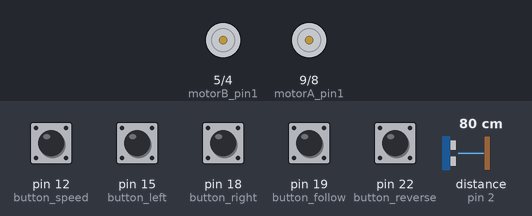
A sketch run on a simulated Arduino Mega 2560, built with avr-gcc and run on an emulated ATmega2560. On the bench: motor-driver pin pairs drawn as motors (green arrow = first pin HIGH = forward, orange = second pin HIGH = backward, longer = more drive, scaled by the enable pin). The test bench sets the inputs (shaded band); at power-on: pin 12 (button_speed), pin 15 (button_left), pin 18 (button_right), pin 19 (button_follow), pin 22 (button_reverse) LOW, distance to the obstacle (sensor on pin 2) 80 cm. The echo pulse lasts 58.3 µs per cm.

Above: at 1.2 s.
1.3 s: pin 15 (button_left) pulled HIGH for 0.15 s
At 1.38 s:
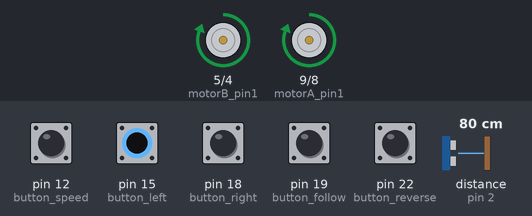
2.9 s: pin 18 (button_right) pulled HIGH for 0.15 s
At 2.98 s:
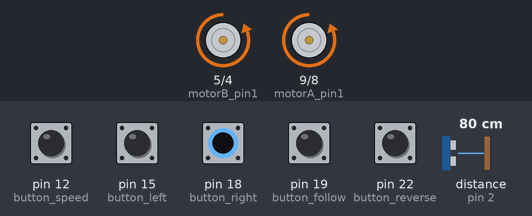
4.5 s: pin 15 (button_left) driven HIGH and pin 18 (button_right) driven HIGH
At 5.7 s:
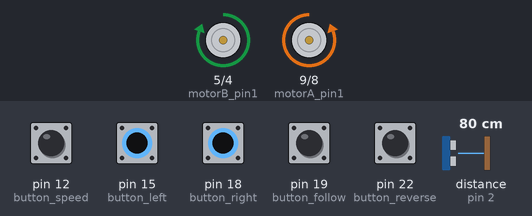
6.0 s: pin 22 (button_reverse) pulled HIGH for 0.15 s
At 6.08 s:
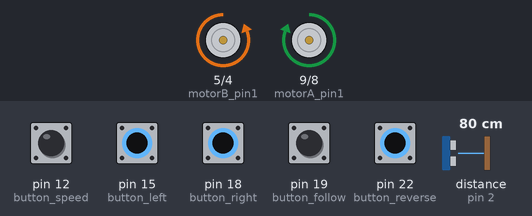
7.6 s: pin 15 (button_left) driven LOW
At 8.1 s:
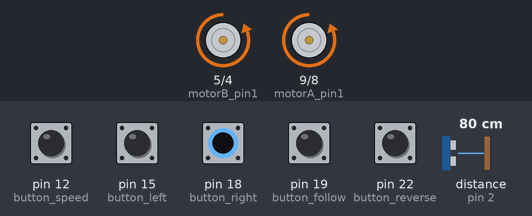
9.1 s: pin 15 (button_left) driven HIGH
At 10.4 s:
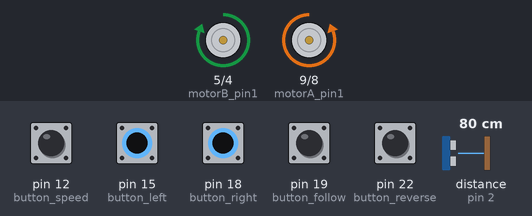
Timing chart, 0 to 11.6 s (numbered marks = the images above; inputs shaded):
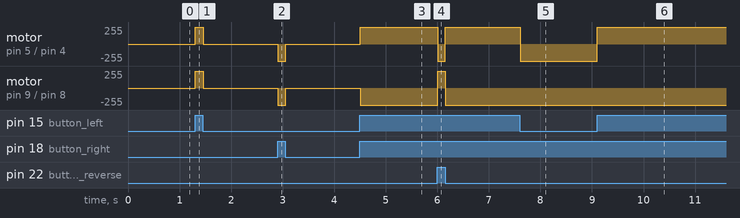

Measured:
- after the input at 1.3 s, motor on pin 5 (motorB_pin1) / pin 4 (motorB_pin2), motor on pin 9 (motorA_pin1) / pin 8 (motorA_pin2): stopped → forward 255/255 at once, → stopped 0.15 s later
- after the input at 2.9 s, motor on pin 5 (motorB_pin1) / pin 4 (motorB_pin2), motor on pin 9 (motorA_pin1) / pin 8 (motorA_pin2): stopped → backward 255/255 at once, → stopped 0.15 s later
- after the input at 4.5 s, motor on pin 5 (motorB_pin1) / pin 4 (motorB_pin2): stopped → forward 255/255 at once; motor on pin 9 (motorA_pin1) / pin 8 (motorA_pin2): stopped → backward 255/255 at once
- after the input at 6.0 s, motor on pin 5 (motorB_pin1) / pin 4 (motorB_pin2): forward 255/255 → backward 255/255 at once, → forward 255/255 0.15 s later; motor on pin 9 (motorA_pin1) / pin 8 (motorA_pin2): backward 255/255 → forward 255/255 at once, → backward 255/255 0.15 s later
- after the input at 7.6 s, motor on pin 5 (motorB_pin1) / pin 4 (motorB_pin2): forward 255/255 → backward 255/255 at once
- after the input at 9.1 s, motor on pin 5 (motorB_pin1) / pin 4 (motorB_pin2): backward 255/255 → forward 255/255 at once

The sketch:

final.ino
```cpp
#include <Ultrasonic.h>

#define motorA_pin1 9  // 1st pin //motor A
#define motorA_pin2 8
#define motorB_pin1 5  // 1st pin //motor B
#define motorB_pin2 4
#define enablePinA 17   // Enable pin for motor A
#define enablePinB 16   // Enable pin for motor B

#define button_left 15
#define button_right 18
#define button_reverse 22
#define button_speed 12
#define button_follow 19

#define max_speed 255
#define min_speed 170

#define TRIGGER_PIN 3
#define ECHO_PIN 2

const int irSensorPinr = 20;
const int irSensorPinl = 21;

int current_speed = min_speed; // Initial speed set to minimum

Ultrasonic ultrasonic(TRIGGER_PIN, ECHO_PIN);

void setup() {
  pinMode(motorA_pin1, OUTPUT);
  pinMode(motorA_pin2, OUTPUT);
  pinMode(motorB_pin1, OUTPUT);
  pinMode(motorB_pin2, OUTPUT);
  pinMode(enablePinA, OUTPUT);
  pinMode(enablePinB, OUTPUT);

  pinMode(button_right, INPUT);
  pinMode(button_left, INPUT);
  pinMode(button_reverse, INPUT);
  pinMode(button_speed, INPUT);
  pinMode(button_follow, INPUT);

  digitalWrite(enablePinA, HIGH);
  digitalWrite(enablePinB, HIGH);

  pinMode(irSensorPinr, INPUT);
  pinMode(irSensorPinl, INPUT);
}

void stopMotors() {
  digitalWrite(motorA_pin1, LOW);
  digitalWrite(motorA_pin2, LOW);
  digitalWrite(motorB_pin1, LOW);
  digitalWrite(motorB_pin2, LOW);
}

void moveMotors(int speedA, int speedB, bool dirA, bool dirB) {
  analogWrite(enablePinA, speedA);
  digitalWrite(motorA_pin1, dirA ? LOW : HIGH);
  digitalWrite(motorA_pin2, dirA ? HIGH : LOW);

  analogWrite(enablePinB, speedB);
  digitalWrite(motorB_pin1, dirB ? HIGH : LOW);
  digitalWrite(motorB_pin2, dirB ? LOW : HIGH);
}

void loop() {
  int leftButtonState = digitalRead(button_left);
  int rightButtonState = digitalRead(button_right);
  int reverseButtonState = digitalRead(button_reverse);
  int speedButtonState = digitalRead(button_speed);
  int automatic = digitalRead(button_follow);

  long distance = ultrasonic.read();
  static int distanceCounter = 0;

  // Increase speed when speed button is pressed
  if (speedButtonState == HIGH && current_speed < max_speed) {
    current_speed += 25; // Increase speed by 25
    if (current_speed > max_speed) {
      current_speed = max_speed;
    }
    analogWrite(enablePinA, current_speed);
    analogWrite(enablePinB, current_speed);
    delay(100); // Debounce delay
  }

  // Autonomous mode
  if (automatic == HIGH) {
    int irSensorValuer = digitalRead(irSensorPinr);
    int irSensorValuel = digitalRead(irSensorPinl);

    if (distanceCounter >= 8) {
      stopMotors();
      distanceCounter = 0;
    }
    else if (irSensorValuer == HIGH && irSensorValuel == HIGH) {
      moveMotors(170, 170, HIGH, HIGH);
    }
    else if (irSensorValuer == LOW && irSensorValuel == HIGH) {
      moveMotors(130, 130, LOW, HIGH);
    }
    else if (irSensorValuel == LOW && irSensorValuer == HIGH) {
      moveMotors(130, 130, HIGH, LOW);
    }
    else {
      current_speed = min_speed; // Reset speed to minimum in autonomous mode
      analogWrite(enablePinA, current_speed);
      analogWrite(enablePinB, current_speed);
      distanceCounter++;
    }

    delay(100);
  }

  else {
    if (distance <= 20) {
      if (reverseButtonState == HIGH) {
        if (leftButtonState == HIGH && rightButtonState == HIGH)
          moveMotors(current_speed, current_speed, LOW, LOW);
        else if (leftButtonState == HIGH)
          moveMotors(current_speed, current_speed, HIGH, LOW);
        else if (rightButtonState == HIGH)
          moveMotors(current_speed, current_speed, LOW, HIGH);
        else
          stopMotors();
      }
      else
        stopMotors();
    }
    else {
      if (reverseButtonState == LOW) {
        if (leftButtonState == HIGH && rightButtonState == HIGH) {
          moveMotors(current_speed, current_speed, HIGH, HIGH);
        } else if (leftButtonState == HIGH) {
          moveMotors(current_speed, current_speed, LOW, HIGH);
        } else if (rightButtonState == HIGH) {
          moveMotors(current_speed, current_speed, HIGH, LOW);
        } else {
          stopMotors();
        }
      }
      else if (reverseButtonState == HIGH) {
        if (leftButtonState == HIGH && rightButtonState == HIGH) {
          moveMotors(current_speed, current_speed, LOW, LOW);
        } else if (leftButtonState == HIGH) {
          moveMotors(current_speed, current_speed, HIGH, LOW);
        } else if (rightButtonState == HIGH) {
          moveMotors(current_speed, current_speed, LOW, HIGH);
        } else {
          stopMotors();
        }
      }
    }
  }
}
```
